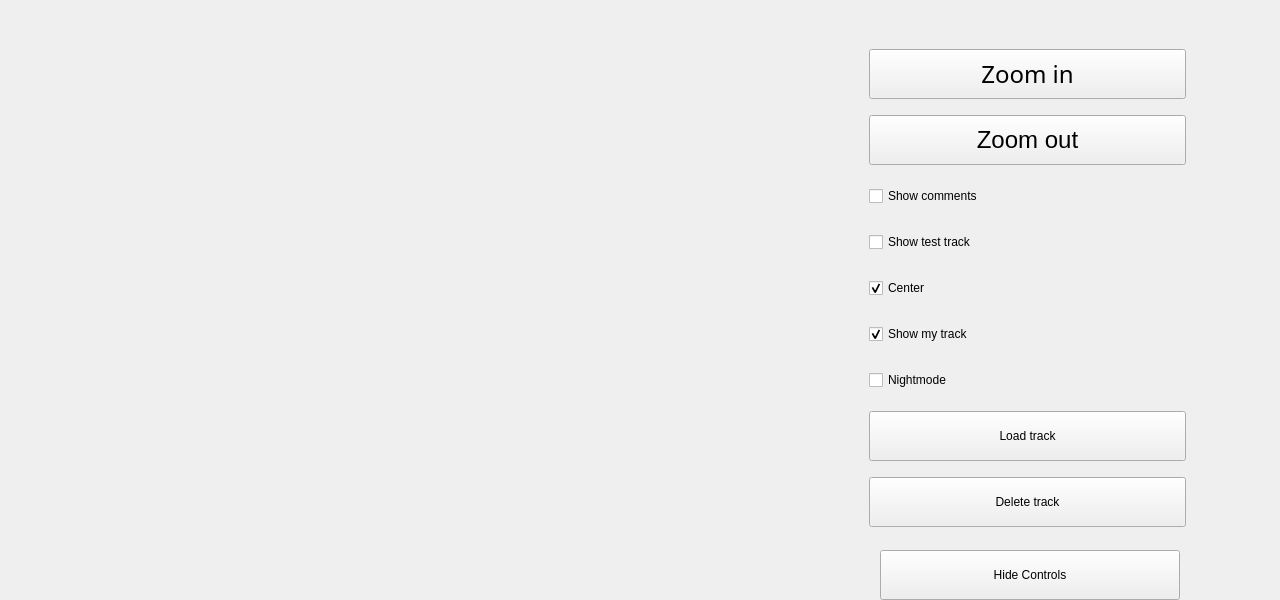
   <widget class="QWidget" name="map" native="true">
    <property name="geometry">
     <rect>
      <x>0</x>
      <y>0</y>
      <width>1280</width>
      <height>600</height>
     </rect>
    </property>
    <widget class="MapWidget" name="mapWidget" native="true">
     <property name="geometry">
      <rect>
       <x>0</x>
       <y>0</y>
       <width>1280</width>
       <height>600</height>
      </rect>
     </property>
     <widget class="QWidget" name="controls" native="true">
      <property name="geometry">
       <rect>
        <x>860</x>
        <y>30</y>
        <width>351</width>
        <height>521</height>
       </rect>
      </property>
      <layout class="QVBoxLayout" name="verticalLayout_4">
       <item>
        <widget class="QWidget" name="mapControls" native="true">
         <property name="styleSheet">
          <string notr="true"/>
         </property>
         <layout class="QVBoxLayout" name="verticalLayout_3">
          <property name="rightMargin">
           <number>25</number>
          </property>
          <item>
           <widget class="QPushButton" name="pushButton_zoomIn">
            <property name="sizePolicy">
             <sizepolicy hsizetype="Preferred" vsizetype="Preferred">
              <horstretch>0</horstretch>
              <verstretch>0</verstretch>
             </sizepolicy>
            </property>
            <property name="minimumSize">
             <size>
              <width>165</width>
              <height>25</height>
             </size>
            </property>
            <property name="maximumSize">
             <size>
              <width>10000</width>
              <height>50</height>
             </size>
            </property>
            <property name="font">
             <font>
              <family>Latha</family>
              <pointsize>18</pointsize>
              <weight>50</weight>
              <italic>false</italic>
              <bold>false</bold>
             </font>
            </property>
            <property name="styleSheet">
             <string notr="true">selection-background-color: rgb(255, 0, 0);</string>
            </property>
            <property name="text">
             <string>Zoom in</string>
            </property>
           </widget>
          </item>
          <item>
           <widget class="QPushButton" name="pushButton_zoomOut">
            <property name="sizePolicy">
             <sizepolicy hsizetype="Minimum" vsizetype="Preferred">
              <horstretch>0</horstretch>
              <verstretch>0</verstretch>
             </sizepolicy>
            </property>
            <property name="minimumSize">
             <size>
              <width>165</width>
              <height>25</height>
             </size>
            </property>
            <property name="maximumSize">
             <size>
              <width>1000</width>
              <height>50</height>
             </size>
            </property>
            <property name="font">
             <font>
              <pointsize>18</pointsize>
             </font>
            </property>
            <property name="styleSheet">
             <string notr="true">selection-background-color: rgb(255, 0, 0);</string>
            </property>
            <property name="text">
             <string>Zoom out</string>
            </property>
           </widget>
          </item>
          <item>
           <widget class="QCheckBox" name="checkBox_showComments">
            <property name="sizePolicy">
             <sizepolicy hsizetype="Preferred" vsizetype="Preferred">
              <horstretch>0</horstretch>
              <verstretch>0</verstretch>
             </sizepolicy>
            </property>
            <property name="minimumSize">
             <size>
              <width>165</width>
              <height>15</height>
             </size>
            </property>
            <property name="maximumSize">
             <size>
              <width>165</width>
              <height>30</height>
             </size>
            </property>
            <property name="text">
             <string>Show comments</string>
            </property>
           </widget>
          </item>
          <item>
           <widget class="QCheckBox" name="checkBox_showTestTrack">
            <property name="sizePolicy">
             <sizepolicy hsizetype="Preferred" vsizetype="Preferred">
              <horstretch>0</horstretch>
              <verstretch>0</verstretch>
             </sizepolicy>
            </property>
            <property name="minimumSize">
             <size>
              <width>165</width>
              <height>15</height>
             </size>
            </property>
            <property name="maximumSize">
             <size>
              <width>165</width>
              <height>30</height>
             </size>
            </property>
            <property name="text">
             <string>Show test track</string>
            </property>
           </widget>
          </item>
          <item>
           <widget class="QCheckBox" name="checkBox_autoFollow">
            <property name="sizePolicy">
             <sizepolicy hsizetype="Preferred" vsizetype="Preferred">
              <horstretch>0</horstretch>
              <verstretch>0</verstretch>
             </sizepolicy>
            </property>
            <property name="minimumSize">
             <size>
              <width>165</width>
              <height>15</height>
             </size>
            </property>
            <property name="maximumSize">
             <size>
              <width>165</width>
              <height>30</height>
             </size>
            </property>
            <property name="styleSheet">
             <string notr="true"/>
            </property>
            <property name="text">
             <string>Center</string>
            </property>
            <property name="checked">
             <bool>true</bool>
            </property>
           </widget>
          </item>
          <item>
           <widget class="QCheckBox" name="checkBox_showMyTrack">
            <property name="sizePolicy">
             <sizepolicy hsizetype="Preferred" vsizetype="Preferred">
              <horstretch>0</horstretch>
              <verstretch>0</verstretch>
             </sizepolicy>
            </property>
            <property name="minimumSize">
             <size>
              <width>165</width>
              <height>15</height>
             </size>
            </property>
            <property name="maximumSize">
             <size>
              <width>165</width>
              <height>30</height>
             </size>
            </property>
            <property name="text">
             <string>Show my track</string>
            </property>
            <property name="checked">
             <bool>true</bool>
            </property>
           </widget>
          </item>
          <item>
           <widget class="QCheckBox" name="checkBox_nightMode">
            <property name="sizePolicy">
             <sizepolicy hsizetype="Preferred" vsizetype="Preferred">
              <horstretch>0</horstretch>
              <verstretch>0</verstretch>
             </sizepolicy>
            </property>
            <property name="minimumSize">
             <size>
              <width>165</width>
              <height>15</height>
             </size>
            </property>
            <property name="maximumSize">
             <size>
              <width>165</width>
              <height>30</height>
             </size>
            </property>
            <property name="styleSheet">
             <string notr="true"/>
            </property>
            <property name="text">
             <string>Nightmode</string>
            </property>
           </widget>
          </item>
          <item>
           <widget class="QPushButton" name="pushButton_loadTrack">
            <property name="sizePolicy">
             <sizepolicy hsizetype="Preferred" vsizetype="Preferred">
              <horstretch>0</horstretch>
              <verstretch>0</verstretch>
             </sizepolicy>
            </property>
            <property name="minimumSize">
             <size>
              <width>165</width>
              <height>25</height>
             </size>
            </property>
            <property name="maximumSize">
             <size>
              <width>500</width>
              <height>50</height>
             </size>
            </property>
            <property name="styleSheet">
             <string notr="true">selection-background-color: rgb(255, 0, 0);</string>
            </property>
            <property name="text">
             <string>Load track</string>
            </property>
           </widget>
          </item>
          <item>
           <widget class="QPushButton" name="pushButton_deleteTrack">
            <property name="maximumSize">
             <size>
              <width>500</width>
              <height>50</height>
             </size>
            </property>
            <property name="styleSheet">
             <string notr="true">selection-background-color: rgb(255, 0, 0);</string>
            </property>
            <property name="text">
             <string>Delete track</string>
            </property>
           </widget>
          </item>
         </layout>
         <zorder>pushButton_zoomIn</zorder>
         <zorder>pushButton_zoomOut</zorder>
         <zorder>checkBox_showComments</zorder>
         <zorder>checkBox_showTestTrack</zorder>
         <zorder>checkBox_autoFollow</zorder>
         <zorder>checkBox_nightMode</zorder>
         <zorder>pushButton_loadTrack</zorder>
         <zorder>pushButton_deleteTrack</zorder>
         <zorder>checkBox_showMyTrack</zorder>
        </widget>
       </item>
      </layout>
     </widget>
     <widget class="QPushButton" name="mapContHide">
      <property name="geometry">
       <rect>
        <x>880</x>
        <y>550</y>
        <width>300</width>
        <height>50</height>
       </rect>
      </property>
      <property name="maximumSize">
       <size>
        <width>300</width>
        <height>50</height>
       </size>
      </property>
      <property name="layoutDirection">
       <enum>Qt::LeftToRight</enum>
      </property>
      <property name="styleSheet">
       <string notr="true">selection-background-color: rgb(255, 0, 0);</string>
      </property>
      <property name="text">
       <string>Hide Controls</string>
      </property>
     </widget>
    </widget>
   </widget>
